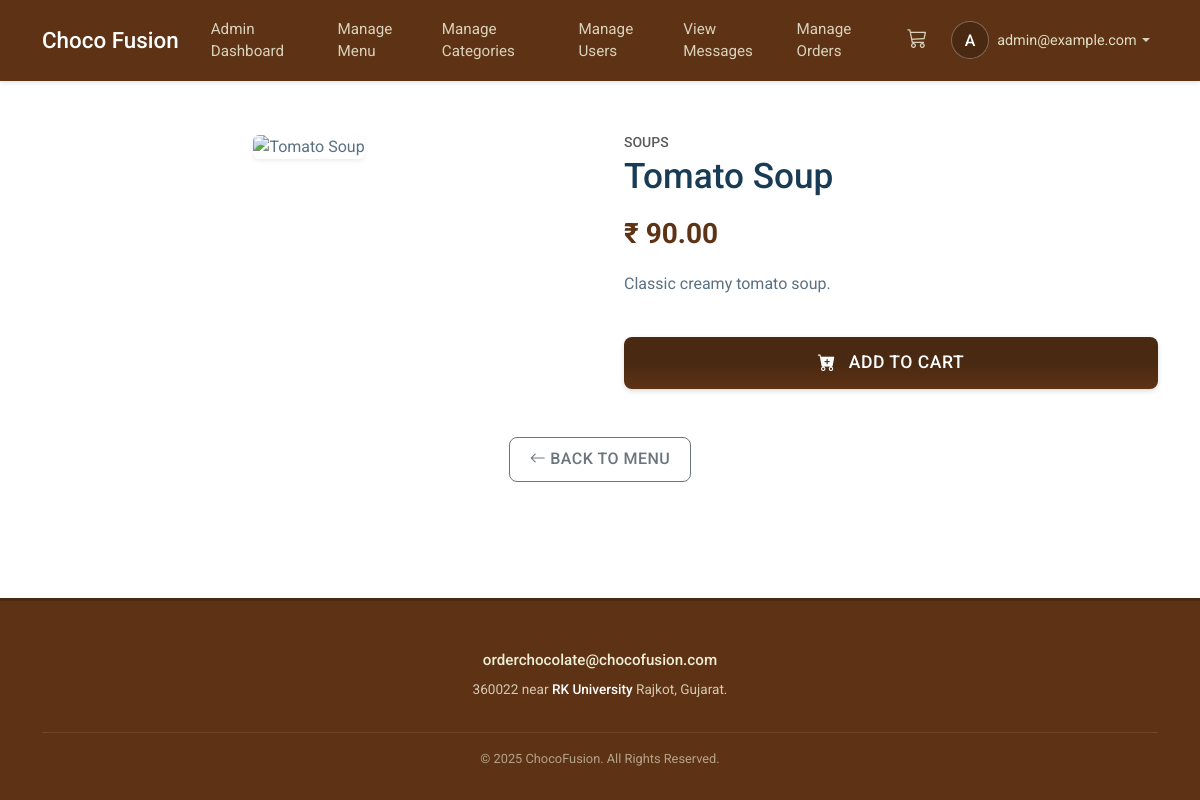
Screenshot of /view_item.php?id=2 (signed in) with the database file from the repository.
### tables this page shows
CREATE TABLE `menu_items` (
  `id` int(11) NOT NULL,
  `category_id` int(11) DEFAULT NULL COMMENT 'Foreign key linking to categories table',
  `name` varchar(255) NOT NULL COMMENT 'Name of the food item',
  `description` text DEFAULT NULL COMMENT 'Description of the food item',
  `price` decimal(10,2) NOT NULL COMMENT 'Price of the item',
  `image_url` varchar(255) DEFAULT NULL COMMENT 'URL or path to the item image',
  `is_available` tinyint(1) NOT NULL DEFAULT 1 COMMENT 'Flag to indicate if item is currently offered (1=Yes, 0=No)',
  `is_special` tinyint(1) NOT NULL DEFAULT 0 COMMENT 'Flag for special/featured items (1=Yes, 0=No)',
  `created_at` timestamp NOT NULL DEFAULT current_timestamp(),
  `updated_at` timestamp NOT NULL DEFAULT current_timestamp() ON UPDATE current_timestamp()
);

CREATE TABLE `categories` (
  `id` int(11) NOT NULL,
  `name` varchar(100) NOT NULL COMMENT 'Category name',
  `description` text DEFAULT NULL COMMENT 'Optional category description',
  `created_at` timestamp NOT NULL DEFAULT current_timestamp(),
  `updated_at` timestamp NOT NULL DEFAULT current_timestamp() ON UPDATE current_timestamp()
);

### view_item.php (the view, shortened to what this page needs)
<?php
include 'config.php';
$item_id = filter_input(INPUT_GET, 'id', FILTER_VALIDATE_INT);
$item_details = null;
$error_message = '';
if (!$item_id || $item_id <= 0) {
    $error_message = "Invalid Item ID specified.";
} else {
    if (isset($con)) {
        $stmt = $con->prepare("SELECT mi.*, c.name as category_name
                               FROM menu_items mi
                               LEFT JOIN categories c ON mi.category_id = c.id
                               WHERE mi.id = ? AND mi.is_available = 1");
        if ($stmt) {
            $stmt->bind_param("i", $item_id);
            if ($stmt->execute()) {
                $result = $stmt->get_result();
                if ($result->num_rows === 1) {
                    $item_details = $result->fetch_assoc();
                } else {
                    $error_message = "Sorry, the requested item could not be found or is currently unavailable.";
                }
            } else {
                $error_message = "Error fetching item details.";
                error_log("DB Error fetching item details for ID $item_id: " . $stmt->error);
            }
        } else {
            $error_message = "Error preparing item details statement.";
            error_log("DB Prepare Error fetching item details: " . $con->error);
        }
    } else {
        $error_message = "Database connection error.";
        error_log("DB connection error in view_item.php");
    }
}
include 'header.php';
?>
<div class="container section item-detail-page">
    <?php
    if (!empty($error_message)):
    ?>
        <div class="alert alert-danger text-center" role="alert">
            <?php echo htmlspecialchars($error_message); ?> <br>
            <a href="dashboard.php" class="alert-link">Return to Menu</a>
        </div>
    <?php
    elseif ($item_details):
        $image_path = (!empty($item_details['image_url']) && file_exists($item_details['image_url']))
                      ? htmlspecialchars($item_details['image_url']) . '?t=' . time()
                      : 'Images/menu/placeholder.png';
        $alt_text = !empty($item_details['image_url']) ? htmlspecialchars($item_details['name']) : "Placeholder image";
    ?>
        <div class="row g-4 g-lg-5">
            <div class="col-md-6 text-center">
                <img src="<?php echo $image_path; ?>" alt="<?php echo $alt_text; ?>" class="img-fluid rounded shadow-sm item-detail-image mb-3 mb-md-0">
            </div>
            <div class="col-md-6 d-flex flex-column item-detail-info">
                <?php if (!empty($item_details['category_name'])): ?>
                    <h6 class="text-muted text-uppercase small mb-1"><?php echo htmlspecialchars($item_details['category_name']); ?></h6>
                <?php endif; ?>
                <h1 class="item-detail-title mb-3"><?php echo htmlspecialchars($item_details['name']); ?></h1>
                <p class="item-detail-price fs-3 fw-bold mb-3">₹ <?php echo number_format($item_details['price'], 2); ?></p>
                <div class="item-detail-description mb-4 flex-grow-1">
                    <p><?php echo nl2br(htmlspecialchars($item_details['description'] ?? 'No description available.')); ?></p>
                </div>
                 <div class="mt-auto d-grid gap-2">
                    <a href="add_to_cart.php?id=<?php echo $item_details['id']; ?>" class="btn btn-primary btn-lg add-to-cart-button">
                       <i class="bi bi-cart-plus-fill me-2"></i> Add to Cart
                    </a>
                 </div>
            </div>
        </div>
        <div class="text-center mt-5">
             <a href="dashboard.php" class="btn btn-outline-secondary"><i class="bi bi-arrow-left me-1"></i>Back to Menu</a>
        </div>
    <?php endif; ?>
</div>
<?php
include 'footar.php';
?>

### styles.css (style rules this page uses)
:root { --primary-color: #5e3215; --secondary-color: #492911; --accent-color: #fef19c; --light-bg: #dee2f7; --dark-text: #183b56; --medium-text: #5a7184; --light-text: #efefd7; --white: #ffffff; --black: #000000; --link-color: #37afe1; --danger-color: #dc3545; --success-color: #198754; --warning-color: #ffc107; --info-color: #0dcaf0; --gradient-primary: linear-gradient(var(--secondary-color), #492911, #5e3215); --radial-gradient-special: radial-gradient(#f7cfd8, #f4f8d3,#a9b3f3 , #492911); --border-color: #e5eaf4; --border-color-subtle: rgba(0,0,0,0.1); }
body { font-family: "Roboto", sans-serif; color: var(--medium-text); display: flex; flex-direction: column; min-height: 100vh; background-color: var(--white); }
h1, h2, h3, h4, h5, h6 { color: var(--dark-text); font-family: "Roboto", sans-serif; font-weight: 500; }
h1 { font-size: 2rem; }
h6 { font-size: 1rem; }
a { color: var(--link-color); text-decoration: none; transition: color 0.2s ease; }
.btn { border-radius: 8px; padding: 0.6rem 1.2rem; font-family: "Roboto", sans-serif; font-weight: 500; border-width: 1px; border-style: solid; transition: all 0.2s ease-in-out; cursor: pointer; text-transform: uppercase; letter-spacing: 0.5px; }
.btn-lg { padding: 0.8rem 1.5rem; font-size: 1.1rem; }
.btn-primary { color: var(--white); background-image: var(--gradient-primary); border: none; box-shadow: 0 2px 5px rgba(0,0,0,0.15); }
.section { padding-top: 4rem; padding-bottom: 4rem; }

### view_item.php (style rules this page uses)
.item-detail-image { max-height: 500px; width: auto; max-width: 100%; object-fit: cover; }
.item-detail-title { font-size: 2.2rem; font-weight: 500; color: var(--dark-text); }
.item-detail-price { color: var(--primary-color); }
.item-detail-description { line-height: 1.6; color: var(--medium-text); }
.add-to-cart-button { padding: 0.8rem 1.5rem; font-size: 1.1rem; }

### rows the page displays
menu_items: category.name "SOUPS", name "Tomato Soup", price "90.00", description "Classic creamy tomato soup."

### other values shown
$_SESSION['email'][0] "A"
$_SESSION['email'] "admin@example.com"
